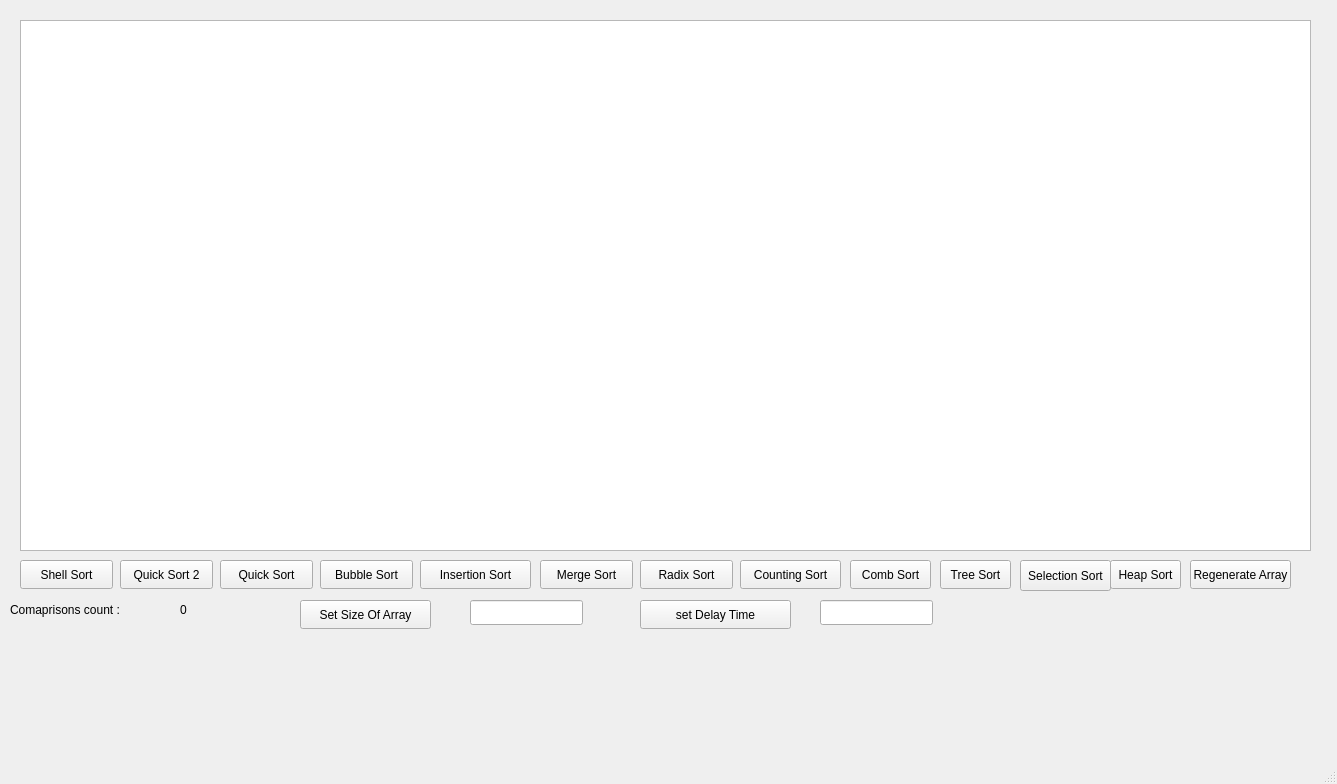
<?xml version="1.0" encoding="UTF-8"?>
<ui version="4.0">
 <class>MainWindow</class>
 <widget class="QMainWindow" name="MainWindow">
  <property name="geometry">
   <rect>
    <x>0</x>
    <y>0</y>
    <width>1337</width>
    <height>784</height>
   </rect>
  </property>
  <property name="windowTitle">
   <string>MainWindow</string>
  </property>
  <widget class="QWidget" name="centralwidget">
   <widget class="QPushButton" name="Radix_Button">
    <property name="geometry">
     <rect>
      <x>640</x>
      <y>560</y>
      <width>93</width>
      <height>29</height>
     </rect>
    </property>
    <property name="text">
     <string>Radix Sort</string>
    </property>
   </widget>
   <widget class="QPushButton" name="Heap_Button">
    <property name="geometry">
     <rect>
      <x>1110</x>
      <y>560</y>
      <width>71</width>
      <height>29</height>
     </rect>
    </property>
    <property name="text">
     <string>Heap Sort</string>
    </property>
   </widget>
   <widget class="QPushButton" name="Tree_Button">
    <property name="geometry">
     <rect>
      <x>940</x>
      <y>560</y>
      <width>71</width>
      <height>29</height>
     </rect>
    </property>
    <property name="text">
     <string>Tree Sort</string>
    </property>
   </widget>
   <widget class="QPushButton" name="Insertion_Button">
    <property name="geometry">
     <rect>
      <x>420</x>
      <y>560</y>
      <width>111</width>
      <height>29</height>
     </rect>
    </property>
    <property name="text">
     <string>Insertion Sort</string>
    </property>
   </widget>
   <widget class="QPushButton" name="Quick_Button">
    <property name="geometry">
     <rect>
      <x>220</x>
      <y>560</y>
      <width>93</width>
      <height>29</height>
     </rect>
    </property>
    <property name="text">
     <string>Quick Sort</string>
    </property>
   </widget>
   <widget class="QPushButton" name="Bubble_Button">
    <property name="geometry">
     <rect>
      <x>320</x>
      <y>560</y>
      <width>93</width>
      <height>29</height>
     </rect>
    </property>
    <property name="text">
     <string>Bubble Sort</string>
    </property>
   </widget>
   <widget class="QPushButton" name="Merge_button">
    <property name="geometry">
     <rect>
      <x>540</x>
      <y>560</y>
      <width>93</width>
      <height>29</height>
     </rect>
    </property>
    <property name="text">
     <string>Merge Sort</string>
    </property>
   </widget>
   <widget class="QPushButton" name="Comb_Button">
    <property name="geometry">
     <rect>
      <x>850</x>
      <y>560</y>
      <width>81</width>
      <height>29</height>
     </rect>
    </property>
    <property name="text">
     <string>Comb Sort</string>
    </property>
   </widget>
   <widget class="QPushButton" name="Counting_Button">
    <property name="geometry">
     <rect>
      <x>740</x>
      <y>560</y>
      <width>101</width>
      <height>29</height>
     </rect>
    </property>
    <property name="text">
     <string>Counting Sort</string>
    </property>
   </widget>
   <widget class="QPushButton" name="Quick_Button_2">
    <property name="geometry">
     <rect>
      <x>120</x>
      <y>560</y>
      <width>93</width>
      <height>29</height>
     </rect>
    </property>
    <property name="text">
     <string>Quick Sort 2</string>
    </property>
   </widget>
   <widget class="QPushButton" name="Shell_Button">
    <property name="geometry">
     <rect>
      <x>20</x>
      <y>560</y>
      <width>93</width>
      <height>29</height>
     </rect>
    </property>
    <property name="text">
     <string>Shell Sort</string>
    </property>
   </widget>
   <widget class="QLabel" name="label">
    <property name="geometry">
     <rect>
      <x>10</x>
      <y>600</y>
      <width>141</width>
      <height>20</height>
     </rect>
    </property>
    <property name="text">
     <string>Comaprisons count :</string>
    </property>
   </widget>
   <widget class="QGraphicsView" name="graphicsView">
    <property name="geometry">
     <rect>
      <x>20</x>
      <y>20</y>
      <width>1291</width>
      <height>531</height>
     </rect>
    </property>
   </widget>
   <widget class="QLabel" name="CompCount">
    <property name="geometry">
     <rect>
      <x>180</x>
      <y>600</y>
      <width>63</width>
      <height>20</height>
     </rect>
    </property>
    <property name="text">
     <string>0</string>
    </property>
   </widget>
   <widget class="QLineEdit" name="ArraySize">
    <property name="geometry">
     <rect>
      <x>470</x>
      <y>600</y>
      <width>113</width>
      <height>25</height>
     </rect>
    </property>
   </widget>
   <widget class="QPushButton" name="arraySize_Button">
    <property name="geometry">
     <rect>
      <x>300</x>
      <y>600</y>
      <width>131</width>
      <height>29</height>
     </rect>
    </property>
    <property name="text">
     <string>Set Size Of Array</string>
    </property>
   </widget>
   <widget class="QPushButton" name="Generate_Button">
    <property name="geometry">
     <rect>
      <x>1190</x>
      <y>560</y>
      <width>101</width>
      <height>29</height>
     </rect>
    </property>
    <property name="text">
     <string>Regenerate Array</string>
    </property>
   </widget>
   <widget class="QPushButton" name="SetDelayButton">
    <property name="geometry">
     <rect>
      <x>640</x>
      <y>600</y>
      <width>151</width>
      <height>29</height>
     </rect>
    </property>
    <property name="text">
     <string>set Delay Time</string>
    </property>
   </widget>
   <widget class="QLineEdit" name="DelayTiming">
    <property name="geometry">
     <rect>
      <x>820</x>
      <y>600</y>
      <width>113</width>
      <height>25</height>
     </rect>
    </property>
   </widget>
   <widget class="QPushButton" name="Selection_Sort">
    <property name="geometry">
     <rect>
      <x>1020</x>
      <y>560</y>
      <width>91</width>
      <height>31</height>
     </rect>
    </property>
    <property name="text">
     <string>Selection Sort</string>
    </property>
   </widget>
   <zorder>graphicsView</zorder>
   <zorder>Radix_Button</zorder>
   <zorder>Heap_Button</zorder>
   <zorder>Tree_Button</zorder>
   <zorder>Insertion_Button</zorder>
   <zorder>Quick_Button</zorder>
   <zorder>Bubble_Button</zorder>
   <zorder>Merge_button</zorder>
   <zorder>Comb_Button</zorder>
   <zorder>Counting_Button</zorder>
   <zorder>Quick_Button_2</zorder>
   <zorder>Shell_Button</zorder>
   <zorder>label</zorder>
   <zorder>CompCount</zorder>
   <zorder>ArraySize</zorder>
   <zorder>arraySize_Button</zorder>
   <zorder>Generate_Button</zorder>
   <zorder>SetDelayButton</zorder>
   <zorder>DelayTiming</zorder>
   <zorder>Selection_Sort</zorder>
  </widget>
  <widget class="QMenuBar" name="menubar">
   <property name="geometry">
    <rect>
     <x>0</x>
     <y>0</y>
     <width>1337</width>
     <height>22</height>
    </rect>
   </property>
  </widget>
  <widget class="QStatusBar" name="statusbar"/>
 </widget>
 <resources/>
 <connections/>
</ui>
